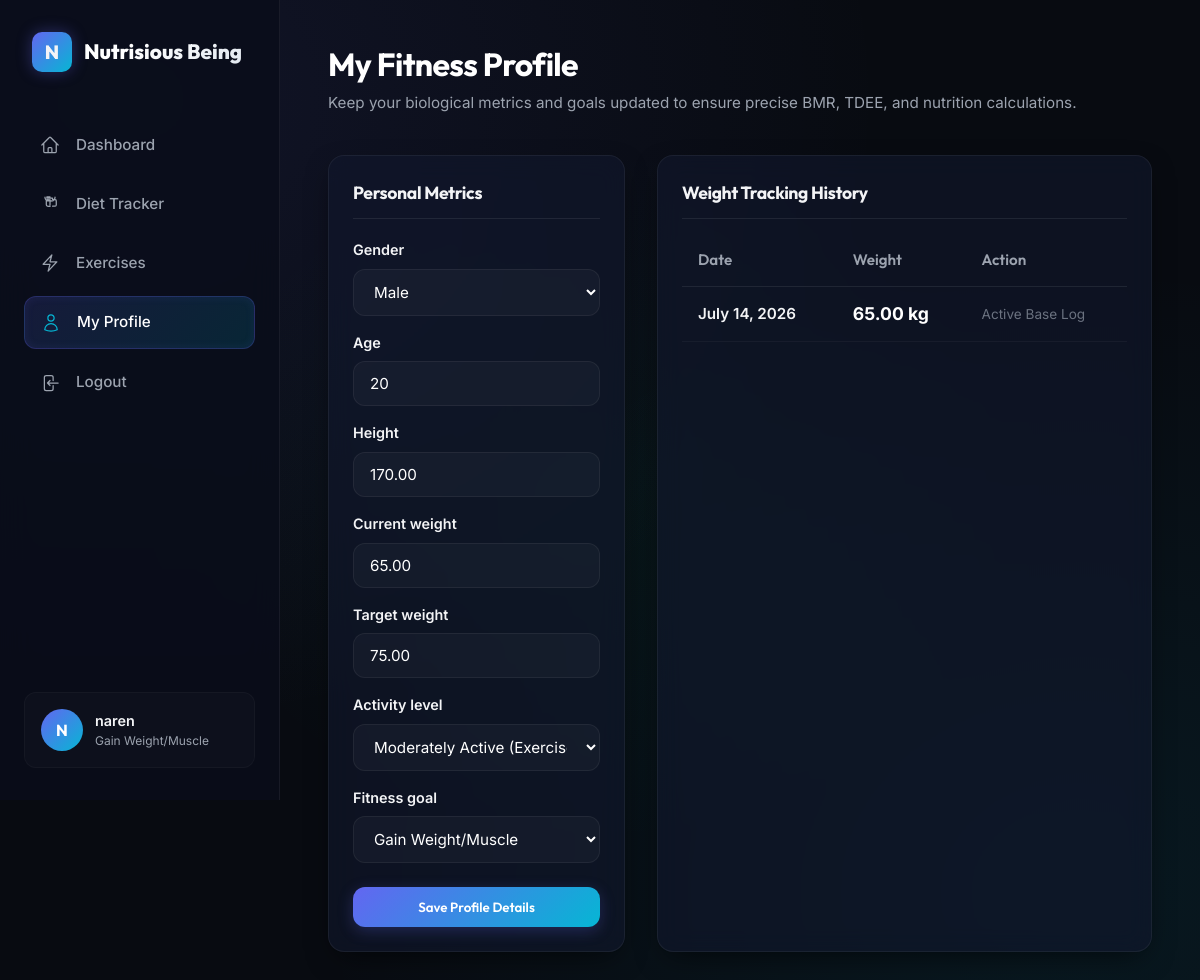
Page /profile/ (signed in) on the committed database.
### fitness/models.py (models this page shows, shortened)
class UserProfile(models.Model):
    GENDER_CHOICES = [
        ('M', 'Male'),
        ('F', 'Female'),
        ('O', 'Other'),
    ]
    ACTIVITY_CHOICES = [
        ('SED', 'Sedentary (Little or no exercise)'),
        ('LIG', 'Lightly Active (Exercise 1-3 days/week)'),
        ('MOD', 'Moderately Active (Exercise 3-5 days/week)'),
        ('ACT', 'Very Active (Exercise 6-7 days/week)'),
        ('EXT', 'Extra Active (Physical job or heavy exercise)'),
    ]
    GOAL_CHOICES = [
        ('LOSE', 'Lose Weight'),
        ('MAINTAIN', 'Maintain Weight'),
        ('GAIN', 'Gain Weight/Muscle'),
    ]
    user = models.OneToOneField(User, on_delete=models.CASCADE, related_name='profile')
    gender = models.CharField(max_length=1, choices=GENDER_CHOICES)
    age = models.PositiveIntegerField()
    height = models.DecimalField(max_digits=5, decimal_places=2, help_text="Height in cm")
    current_weight = models.DecimalField(max_digits=5, decimal_places=2, help_text="Weight in kg")
    target_weight = models.DecimalField(max_digits=5, decimal_places=2, help_text="Target weight in kg")
    activity_level = models.CharField(max_length=3, choices=ACTIVITY_CHOICES, default='SED')
    fitness_goal = models.CharField(max_length=8, choices=GOAL_CHOICES, default='MAINTAIN')
    created_at = models.DateTimeField(auto_now_add=True)
    updated_at = models.DateTimeField(auto_now=True)

class WeightLog(models.Model):
    user = models.ForeignKey(User, on_delete=models.CASCADE, related_name='weight_logs')
    weight = models.DecimalField(max_digits=5, decimal_places=2, help_text="Weight in kg")
    date = models.DateField(default=timezone.localdate)
    class Meta:
        ordering = ['-date']

### fitness/views.py (the view)
# urls.py: path('profile/', views.profile_view, name='profile'),
@login_required
def profile_view(request):
    user = request.user
    profile = user.profile
    if request.method == 'POST':
        form = UserProfileForm(request.POST, instance=profile)
        if form.is_valid():
            updated_profile = form.save()
            today = timezone.localdate()
            existing_log = WeightLog.objects.filter(user=user, date=today).first()
            if existing_log:
                existing_log.weight = updated_profile.current_weight
                existing_log.save()
            else:
                WeightLog.objects.create(user=user, weight=updated_profile.current_weight, date=today)
            messages.success(request, "Fitness profile updated successfully!")
            return redirect('dashboard')
        else:
            messages.error(request, "Failed to update profile. Please verify your fields.")
    else:
        form = UserProfileForm(instance=profile)
    weight_history = WeightLog.objects.filter(user=user).order_by('-date')[:30]
    return render(request, 'fitness/profile.html', {
        'form': form,
        'weight_history': weight_history
    })

### fitness/forms.py
class UserProfileForm(forms.ModelForm):
    class Meta:
        model = UserProfile
        fields = ['gender', 'age', 'height', 'current_weight', 'target_weight', 'activity_level', 'fitness_goal']
        widgets = {
            'gender': forms.Select(attrs={'class': 'form-control'}),
            'age': forms.NumberInput(attrs={'class': 'form-control', 'min': 1}),
            'height': forms.NumberInput(attrs={'class': 'form-control', 'step': '0.1'}),
            'current_weight': forms.NumberInput(attrs={'class': 'form-control', 'step': '0.1'}),
            'target_weight': forms.NumberInput(attrs={'class': 'form-control', 'step': '0.1'}),
            'activity_level': forms.Select(attrs={'class': 'form-control'}),
            'fitness_goal': forms.Select(attrs={'class': 'form-control'}),
        }

### fitness/templates/fitness/profile.html (shortened to what this page needs)
{% extends 'fitness/base.html' %}
{% block header_left %}
<h1>My Fitness Profile</h1>
<p>Keep your biological metrics and goals updated to ensure precise BMR, TDEE, and nutrition calculations.</p>
{% endblock %}
{% block content %}
<div class="log-layout-grid">
    <div class="glass-card">
        <h3 style="font-size:1.1rem; border-bottom:1px solid rgba(255,255,255,0.08); padding-bottom:12px; margin-bottom:20px;">Personal Metrics</h3>
        <form method="POST" style="display:flex; flex-direction:column; gap:16px;">
            {% for field in form %}
            <div class="form-group" style="margin-bottom:0;">
                <label for="{{ field.id_for_label }}">{{ field.label }}</label>
                {{ field }}
            </div>
            {% endfor %}
            <button type="submit" class="btn-premium" style="justify-content:center; margin-top:8px;">
                Save Profile Details
            </button>
        </form>
    </div>
    <div class="glass-card logs-table-container">
        <h3 style="font-size:1.1rem; border-bottom:1px solid rgba(255,255,255,0.08); padding-bottom:12px;">Weight Tracking History</h3>
        {% if weight_history %}
        <table class="logs-table">
            <thead>
                <tr>
                    <th>Date</th>
                    <th>Weight</th>
                    <th>Action</th>
                </tr>
            </thead>
            <tbody>
                {% for log in weight_history %}
                <tr>
                    <td style="font-weight:600;">{{ log.date|date:"F d, Y" }}</td>
                    <td style="font-size:1.1rem; font-weight:700; color:#FFFFFF;">{{ log.weight }} kg</td>
                    <td>
                        {% if weight_history.count > 1 %}
                            <form method="POST" action="{% url 'delete_weight' log.pk %}">
                                {% csrf_token %}
                                <button type="submit" class="btn-danger">Delete</button>
                            </form>
                        {% else %}
                            <span style="font-size:0.85rem; color:var(--text-muted);">Active Base Log</span>
                        {% endif %}
                    </td>
                </tr>
                {% endfor %}
            </tbody>
        </table>
        {% endif %}
    </div>
</div>
{% endblock %}

### fitness/templates/fitness/base.html (shortened to what this page needs)
{% load static %}
<!DOCTYPE html>
<html lang="en">
<head>
    <link rel="stylesheet" href="{% static 'css/style.css' %}">
</head>
<body>
    <div class="app-container">
        <nav class="sidebar">
            <div class="brand">
                <div class="brand-icon">N</div>
                <span class="brand-name">Nutrisious Being</span>
            </div>
            {% if user.is_authenticated %}
            <ul class="nav-menu">
                <li class="nav-item {% if request.resolver_match.url_name == 'dashboard' %}active{% endif %}">
                    <a href="{% url 'dashboard' %}">
                        <span>Dashboard</span>
                    </a>
                </li>
                <li class="nav-item {% if request.resolver_match.url_name == 'food_log' %}active{% endif %}">
                    <a href="{% url 'food_log' %}">
                        <span>Diet Tracker</span>
                    </a>
                </li>
                <li class="nav-item {% if request.resolver_match.url_name == 'exercise_log' %}active{% endif %}">
                    <a href="{% url 'exercise_log' %}">
                        <svg xmlns="http://www.w3.org/2000/svg" fill="none" viewBox="0 0 24 24" stroke-width="1.5" stroke="currentColor">
                            <path stroke-linecap="round" stroke-linejoin="round" d="M3.75 13.5l10.5-11.25L12 10.5h8.25L9.75 21.75 12 13.5H3.75z" />
                        </svg>
                        <span>Exercises</span>
                    </a>
                </li>
                <li class="nav-item {% if request.resolver_match.url_name == 'profile' %}active{% endif %}">
                    <a href="{% url 'profile' %}">
                        <span>My Profile</span>
                    </a>
                </li>
                <li class="nav-item">
                    <a href="{% url 'logout' %}">
                        <span>Logout</span>
                    </a>
                </li>
            </ul>
            <div class="user-profile-summary">
                <div class="avatar-circle">
                    {{ user.username|slice:":1"|upper }}
                </div>
                <div class="profile-info">
                    <div class="profile-username">{{ user.username }}</div>
                    <div class="profile-meta">{{ user.profile.get_fitness_goal_display }}</div>
                </div>
            </div>
            {% endif %}
        </nav>
        <main class="main-content">
            <div class="header-bar">
                <div class="header-title">
                    {% block header_left %}{% endblock %}
                </div>
            </div>
            {% block content %}{% endblock %}
        </main>
    </div>
</body>
</html>

### rows in the picture
UserProfile: form "Male" "20" "170.00" "65.00" "75.00" "Moderately Active (Exercise 3-5 days/week)" "Gain Weight/Muscle"
WeightLog: date "July 14, 2026", weight "65.00"

### other values in the picture
{{ user.username|slice:":1"|upper }} "N"
{{ user.username }} "naren"
{{ user.profile.get_fitness_goal_display }} "Gain Weight/Muscle"
{{ field.label }} "Gender" "Age" "Height" "Current weight" "Target weight" "Activity level" "Fitness goal"
